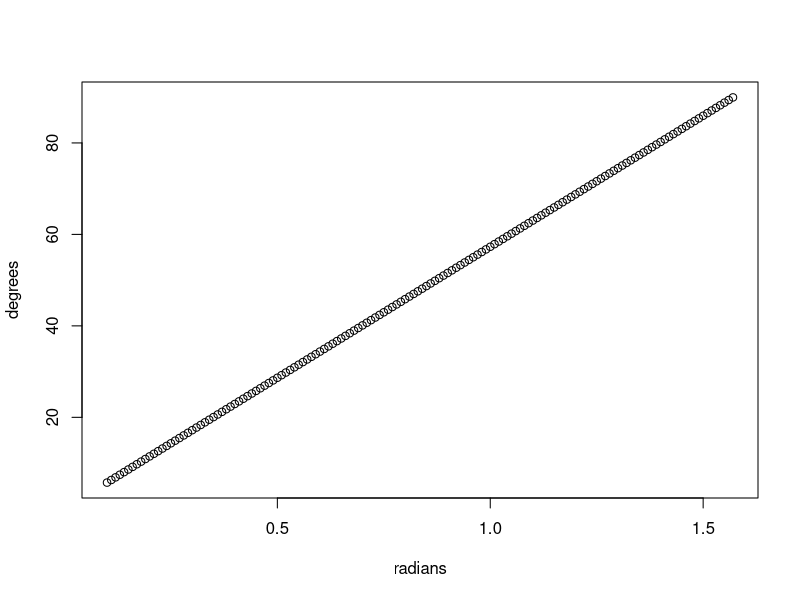
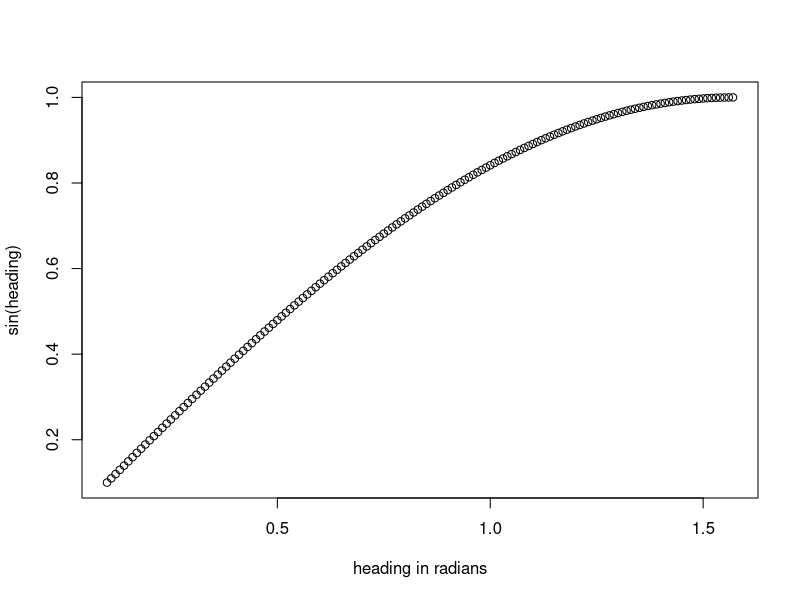
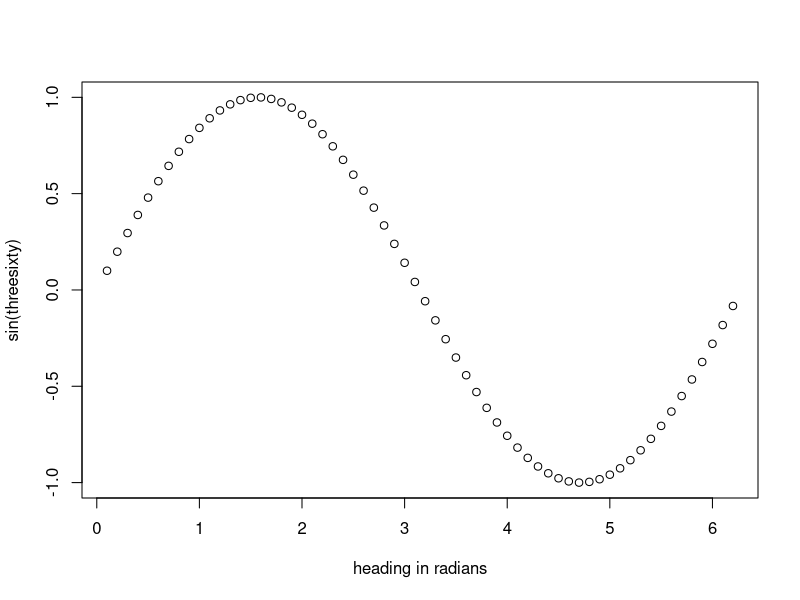
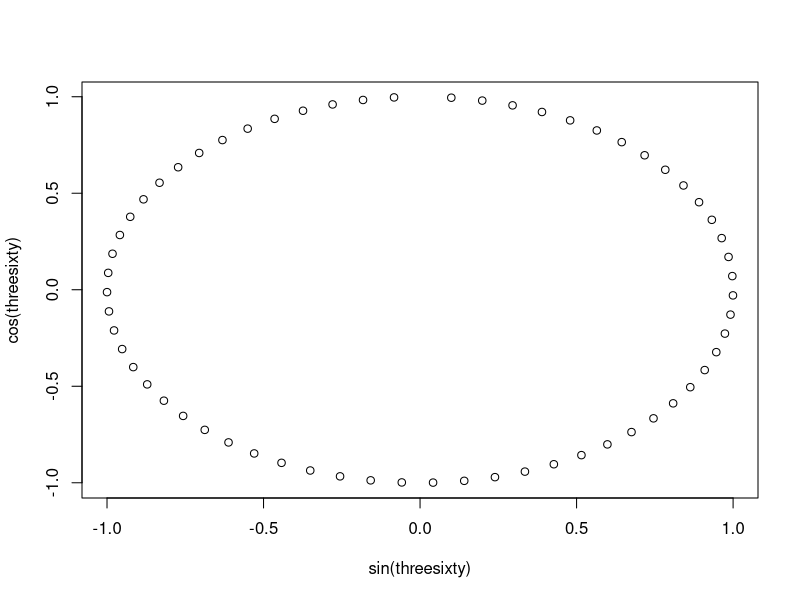
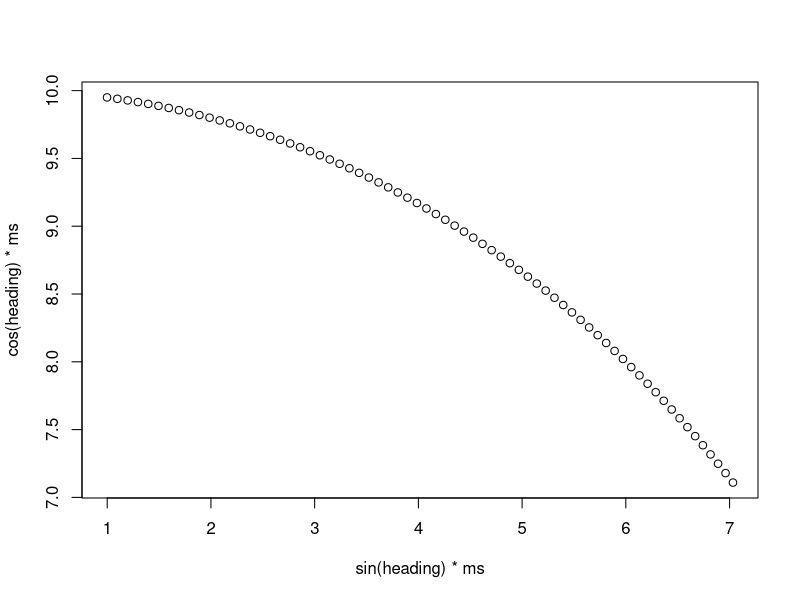
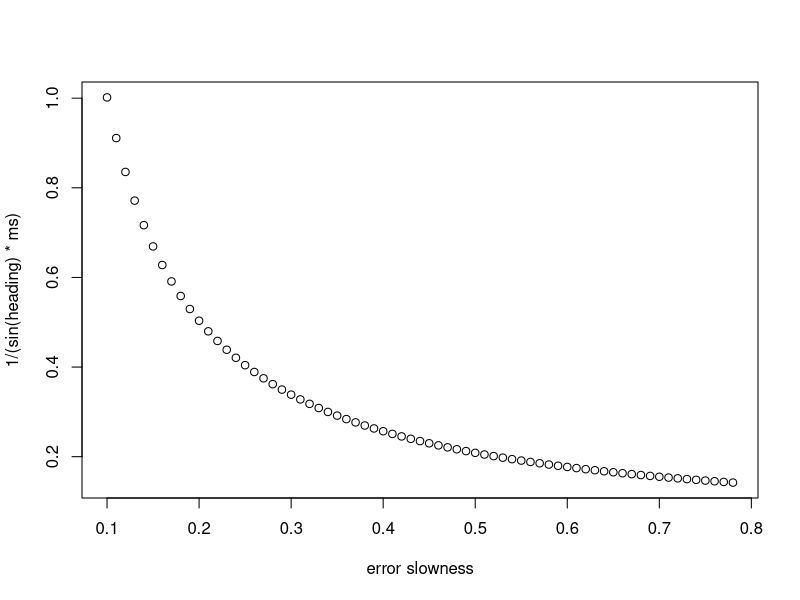
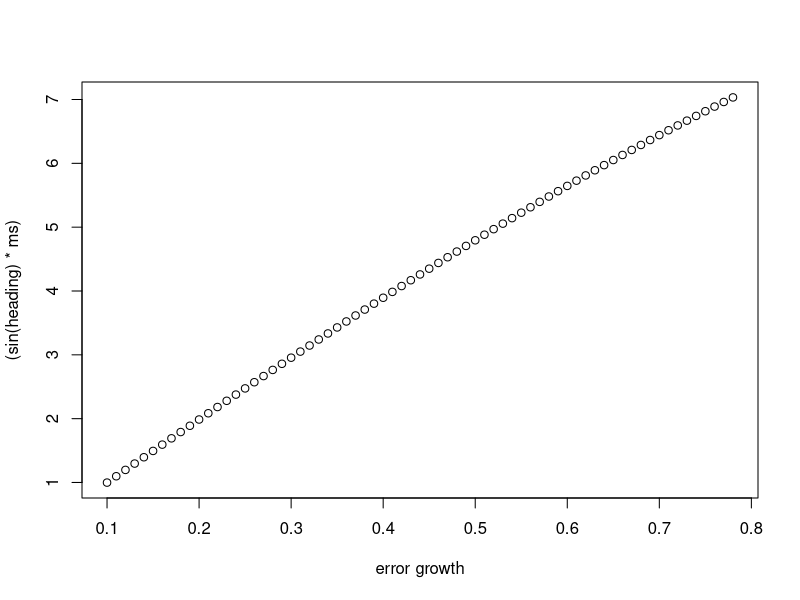

Here is the R script that generated these plots, in order:
heading = seq(.1, pi/2, .01) #in radians
degrees = heading*180 / pi

#pi/2 is 90 degrees. 
plot(heading,degrees, xlab = "radians")

#when simulating an agent in a 2D space the x_change = sin(heading) * speed, the y_change = cos(heading) * speed.

plot(heading, sin(heading), xlab = "heading in radians") #you can see that our 0-90 degree (0-pi/2 radians) list asymptotes at 1.
#This means that at 90 degrees heading a person would be going full speed in the x direction. makes perfect sense.

#at more than 90 degrees it reverses until it's going full speed in the y direction (x_change = 0).
threesixty = seq(.1, pi*2, .1)
plot(threesixty, sin(threesixty), xlab = "heading in radians")

#These are the x coordinates of a circle. When you are simulating an agent you are picking a point on this circle then changing the radius (the radius = the speed)
plot(sin(threesixty), cos(threesixty))

#so, for our setup, let's pick 0-45 degrees.
heading = seq(.1, pi/4, .01)
ms = 10 # metres per second.

#let's plot the possible x,y coordinates after 1 second of travel.
plot(sin(heading) * ms, cos(heading) * ms)

#we know that under a constant threshold model, the RT = latency + (threshold / rate that error develops).
#To formulate that as a linear model the coefficient threshold needs to be multiplied by the error rate.
#2 / 4 = 2 * 1/4.
#So, we want it in the form of threshold * 1/error growth.

#By the plot you can see that large heading values get asymptotically small.
#This has a slightly weird interpretation. 
#The inverse of error growth is error slowness, or error decay, by 1 = infinitely slow or most decay (no error at all), and 0 meaning large errors (very quick).
#You may think of a better name...Approach rate is a poor description. I think that we used it in conversation once to refer to sin(heading)*speed with respect to road edges.
plot(heading, 1 / (sin(heading) * ms), xlab = "error slowness")
plot(heading, (sin(heading) * ms), xlab = "error growth")

#so, we would expect small values of error slowness to cause slower reaction times.
#When plotting you might want to take the inverse of error slowness (1/x) to return it to error growth, which has a neater interpretation.




